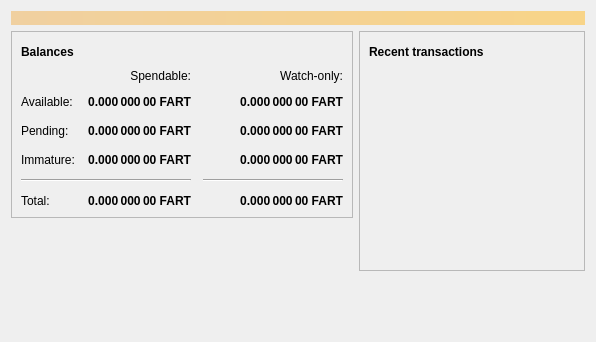
<?xml version="1.0" encoding="UTF-8"?>
<ui version="4.0">
 <class>OverviewPage</class>
 <widget class="QWidget" name="OverviewPage">
  <property name="geometry">
   <rect>
    <x>0</x>
    <y>0</y>
    <width>596</width>
    <height>342</height>
   </rect>
  </property>
  <property name="windowTitle">
   <string>Form</string>
  </property>
  <layout class="QVBoxLayout" name="topLayout">
   <item>
    <widget class="QLabel" name="labelAlerts">
     <property name="visible">
      <bool>false</bool>
     </property>
     <property name="styleSheet">
      <string notr="true">QLabel { background-color: qlineargradient(x1: 0, y1: 0, x2: 1, y2: 0, stop:0 #F0D0A0, stop:1 #F8D488); color:#000000; }</string>
     </property>
     <property name="wordWrap">
      <bool>true</bool>
     </property>
     <property name="margin">
      <number>3</number>
     </property>
     <property name="textInteractionFlags">
      <set>Qt::TextSelectableByMouse</set>
     </property>
    </widget>
   </item>
   <item>
    <layout class="QHBoxLayout" name="horizontalLayout" stretch="1,1">
     <item>
      <layout class="QVBoxLayout" name="verticalLayout_2">
       <item>
        <widget class="QFrame" name="frame">
         <property name="frameShape">
          <enum>QFrame::StyledPanel</enum>
         </property>
         <property name="frameShadow">
          <enum>QFrame::Raised</enum>
         </property>
         <layout class="QVBoxLayout" name="verticalLayout_4">
          <item>
           <layout class="QHBoxLayout" name="horizontalLayout_4">
            <item>
             <widget class="QLabel" name="label_5">
              <property name="font">
               <font>
                <weight>75</weight>
                <bold>true</bold>
               </font>
              </property>
              <property name="text">
               <string>Balances</string>
              </property>
             </widget>
            </item>
            <item>
             <widget class="QPushButton" name="labelWalletStatus">
              <property name="enabled">
               <bool>true</bool>
              </property>
              <property name="maximumSize">
               <size>
                <width>30</width>
                <height>16777215</height>
               </size>
              </property>
              <property name="toolTip">
               <string>The displayed information may be out of date. Your wallet automatically synchronizes with the Fartcoin network after a connection is established, but this process has not completed yet.</string>
              </property>
              <property name="text">
               <string/>
              </property>
              <property name="icon">
               <iconset resource="../bitcoin.qrc">
                <normaloff>:/icons/warning</normaloff>
                <disabledoff>:/icons/warning</disabledoff>:/icons/warning</iconset>
              </property>
              <property name="iconSize">
               <size>
                <width>24</width>
                <height>24</height>
               </size>
              </property>
              <property name="flat">
               <bool>true</bool>
              </property>
             </widget>
            </item>
            <item>
             <spacer name="horizontalSpacer_3">
              <property name="orientation">
               <enum>Qt::Horizontal</enum>
              </property>
              <property name="sizeHint" stdset="0">
               <size>
                <width>40</width>
                <height>20</height>
               </size>
              </property>
             </spacer>
            </item>
           </layout>
          </item>
          <item>
           <layout class="QGridLayout" name="gridLayout">
            <property name="spacing">
             <number>12</number>
            </property>
            <item row="2" column="2">
             <widget class="QLabel" name="labelWatchPending">
              <property name="font">
               <font>
                <weight>75</weight>
                <bold>true</bold>
               </font>
              </property>
              <property name="cursor">
               <cursorShape>IBeamCursor</cursorShape>
              </property>
              <property name="toolTip">
               <string>Unconfirmed transactions to watch-only addresses</string>
              </property>
              <property name="text">
               <string notr="true">0.000 000 00 FART</string>
              </property>
              <property name="alignment">
               <set>Qt::AlignRight|Qt::AlignTrailing|Qt::AlignVCenter</set>
              </property>
              <property name="textInteractionFlags">
               <set>Qt::LinksAccessibleByMouse|Qt::TextSelectableByKeyboard|Qt::TextSelectableByMouse</set>
              </property>
             </widget>
            </item>
            <item row="2" column="1">
             <widget class="QLabel" name="labelUnconfirmed">
              <property name="font">
               <font>
                <weight>75</weight>
                <bold>true</bold>
               </font>
              </property>
              <property name="cursor">
               <cursorShape>IBeamCursor</cursorShape>
              </property>
              <property name="toolTip">
               <string>Total of transactions that have yet to be confirmed, and do not yet count toward the spendable balance</string>
              </property>
              <property name="text">
               <string notr="true">0.000 000 00 FART</string>
              </property>
              <property name="alignment">
               <set>Qt::AlignRight|Qt::AlignTrailing|Qt::AlignVCenter</set>
              </property>
              <property name="textInteractionFlags">
               <set>Qt::LinksAccessibleByMouse|Qt::TextSelectableByKeyboard|Qt::TextSelectableByMouse</set>
              </property>
             </widget>
            </item>
            <item row="3" column="2">
             <widget class="QLabel" name="labelWatchImmature">
              <property name="font">
               <font>
                <weight>75</weight>
                <bold>true</bold>
               </font>
              </property>
              <property name="cursor">
               <cursorShape>IBeamCursor</cursorShape>
              </property>
              <property name="toolTip">
               <string>Mined balance in watch-only addresses that has not yet matured</string>
              </property>
              <property name="text">
               <string notr="true">0.000 000 00 FART</string>
              </property>
              <property name="alignment">
               <set>Qt::AlignRight|Qt::AlignTrailing|Qt::AlignVCenter</set>
              </property>
              <property name="textInteractionFlags">
               <set>Qt::LinksAccessibleByMouse|Qt::TextSelectableByKeyboard|Qt::TextSelectableByMouse</set>
              </property>
             </widget>
            </item>
            <item row="4" column="0" colspan="2">
             <widget class="Line" name="line">
              <property name="orientation">
               <enum>Qt::Horizontal</enum>
              </property>
             </widget>
            </item>
            <item row="4" column="2">
             <widget class="Line" name="lineWatchBalance">
              <property name="sizePolicy">
               <sizepolicy hsizetype="Preferred" vsizetype="Fixed">
                <horstretch>0</horstretch>
                <verstretch>0</verstretch>
               </sizepolicy>
              </property>
              <property name="minimumSize">
               <size>
                <width>140</width>
                <height>0</height>
               </size>
              </property>
              <property name="orientation">
               <enum>Qt::Horizontal</enum>
              </property>
             </widget>
            </item>
            <item row="5" column="0">
             <widget class="QLabel" name="labelTotalText">
              <property name="text">
               <string>Total:</string>
              </property>
             </widget>
            </item>
            <item row="3" column="1">
             <widget class="QLabel" name="labelImmature">
              <property name="font">
               <font>
                <weight>75</weight>
                <bold>true</bold>
               </font>
              </property>
              <property name="cursor">
               <cursorShape>IBeamCursor</cursorShape>
              </property>
              <property name="toolTip">
               <string>Mined balance that has not yet matured</string>
              </property>
              <property name="text">
               <string notr="true">0.000 000 00 FART</string>
              </property>
              <property name="alignment">
               <set>Qt::AlignRight|Qt::AlignTrailing|Qt::AlignVCenter</set>
              </property>
              <property name="textInteractionFlags">
               <set>Qt::LinksAccessibleByMouse|Qt::TextSelectableByKeyboard|Qt::TextSelectableByMouse</set>
              </property>
             </widget>
            </item>
            <item row="2" column="3">
             <spacer name="horizontalSpacer_2">
              <property name="orientation">
               <enum>Qt::Horizontal</enum>
              </property>
              <property name="sizeHint" stdset="0">
               <size>
                <width>40</width>
                <height>20</height>
               </size>
              </property>
             </spacer>
            </item>
            <item row="3" column="0">
             <widget class="QLabel" name="labelImmatureText">
              <property name="text">
               <string>Immature:</string>
              </property>
             </widget>
            </item>
            <item row="5" column="1">
             <widget class="QLabel" name="labelTotal">
              <property name="font">
               <font>
                <weight>75</weight>
                <bold>true</bold>
               </font>
              </property>
              <property name="cursor">
               <cursorShape>IBeamCursor</cursorShape>
              </property>
              <property name="toolTip">
               <string>Your current total balance</string>
              </property>
              <property name="text">
               <string notr="true">0.000 000 00 FART</string>
              </property>
              <property name="alignment">
               <set>Qt::AlignRight|Qt::AlignTrailing|Qt::AlignVCenter</set>
              </property>
              <property name="textInteractionFlags">
               <set>Qt::LinksAccessibleByMouse|Qt::TextSelectableByKeyboard|Qt::TextSelectableByMouse</set>
              </property>
             </widget>
            </item>
            <item row="5" column="2">
             <widget class="QLabel" name="labelWatchTotal">
              <property name="font">
               <font>
                <weight>75</weight>
                <bold>true</bold>
               </font>
              </property>
              <property name="cursor">
               <cursorShape>IBeamCursor</cursorShape>
              </property>
              <property name="toolTip">
               <string>Current total balance in watch-only addresses</string>
              </property>
              <property name="text">
               <string notr="true">0.000 000 00 FART</string>
              </property>
              <property name="alignment">
               <set>Qt::AlignRight|Qt::AlignTrailing|Qt::AlignVCenter</set>
              </property>
              <property name="textInteractionFlags">
               <set>Qt::LinksAccessibleByMouse|Qt::TextSelectableByKeyboard|Qt::TextSelectableByMouse</set>
              </property>
             </widget>
            </item>
            <item row="0" column="2">
             <widget class="QLabel" name="labelWatchonly">
              <property name="text">
               <string>Watch-only:</string>
              </property>
              <property name="alignment">
               <set>Qt::AlignRight|Qt::AlignTrailing|Qt::AlignVCenter</set>
              </property>
             </widget>
            </item>
            <item row="1" column="0">
             <widget class="QLabel" name="labelBalanceText">
              <property name="text">
               <string>Available:</string>
              </property>
             </widget>
            </item>
            <item row="1" column="1">
             <widget class="QLabel" name="labelBalance">
              <property name="font">
               <font>
                <weight>75</weight>
                <bold>true</bold>
               </font>
              </property>
              <property name="cursor">
               <cursorShape>IBeamCursor</cursorShape>
              </property>
              <property name="toolTip">
               <string>Your current spendable balance</string>
              </property>
              <property name="text">
               <string notr="true">0.000 000 00 FART</string>
              </property>
              <property name="alignment">
               <set>Qt::AlignRight|Qt::AlignTrailing|Qt::AlignVCenter</set>
              </property>
              <property name="textInteractionFlags">
               <set>Qt::LinksAccessibleByMouse|Qt::TextSelectableByKeyboard|Qt::TextSelectableByMouse</set>
              </property>
             </widget>
            </item>
            <item row="1" column="2">
             <widget class="QLabel" name="labelWatchAvailable">
              <property name="font">
               <font>
                <weight>75</weight>
                <bold>true</bold>
               </font>
              </property>
              <property name="cursor">
               <cursorShape>IBeamCursor</cursorShape>
              </property>
              <property name="toolTip">
               <string>Your current balance in watch-only addresses</string>
              </property>
              <property name="text">
               <string notr="true">0.000 000 00 FART</string>
              </property>
              <property name="alignment">
               <set>Qt::AlignRight|Qt::AlignTrailing|Qt::AlignVCenter</set>
              </property>
              <property name="textInteractionFlags">
               <set>Qt::LinksAccessibleByMouse|Qt::TextSelectableByKeyboard|Qt::TextSelectableByMouse</set>
              </property>
             </widget>
            </item>
            <item row="2" column="0">
             <widget class="QLabel" name="labelPendingText">
              <property name="text">
               <string>Pending:</string>
              </property>
             </widget>
            </item>
            <item row="0" column="1">
             <widget class="QLabel" name="labelSpendable">
              <property name="text">
               <string>Spendable:</string>
              </property>
              <property name="alignment">
               <set>Qt::AlignRight|Qt::AlignTrailing|Qt::AlignVCenter</set>
              </property>
             </widget>
            </item>
           </layout>
          </item>
         </layout>
        </widget>
       </item>
       <item>
        <spacer name="verticalSpacer">
         <property name="orientation">
          <enum>Qt::Vertical</enum>
         </property>
         <property name="sizeHint" stdset="0">
          <size>
           <width>20</width>
           <height>40</height>
          </size>
         </property>
        </spacer>
       </item>

       <item>
        <widget class="QLabel" name="label_wallet_bgcoin">
         <property name="text">
          <string/>
         </property>
         <property name="pixmap">
          <pixmap resource="../bitcoin.qrc">:/icons/wallet_bgcoin</pixmap>
         </property>
         <property name="scaledContents">
          <bool>false</bool>
         </property>
         <property name="alignment">
          <set>Qt::AlignCenter</set>
         </property>
         <property name="margin">
          <number>-2</number>
         </property>
        </widget>
       </item>
      </layout>
     </item>




     <item>
      <layout class="QVBoxLayout" name="verticalLayout_3">
       <item>
        <widget class="QFrame" name="frame_2">
         <property name="frameShape">
          <enum>QFrame::StyledPanel</enum>
         </property>
         <property name="frameShadow">
          <enum>QFrame::Raised</enum>
         </property>
         <layout class="QVBoxLayout" name="verticalLayout">
          <item>
           <layout class="QHBoxLayout" name="horizontalLayout_2">
            <item>
             <widget class="QLabel" name="label_4">
              <property name="font">
               <font>
                <weight>75</weight>
                <bold>true</bold>
               </font>
              </property>
              <property name="text">
               <string>Recent transactions</string>
              </property>
             </widget>
            </item>
            <item>
             <widget class="QPushButton" name="labelTransactionsStatus">
              <property name="enabled">
               <bool>true</bool>
              </property>
              <property name="maximumSize">
               <size>
                <width>30</width>
                <height>16777215</height>
               </size>
              </property>
              <property name="toolTip">
               <string>The displayed information may be out of date. Your wallet automatically synchronizes with the Fartcoin network after a connection is established, but this process has not completed yet.</string>
              </property>
              <property name="text">
               <string/>
              </property>
              <property name="icon">
               <iconset resource="../bitcoin.qrc">
                <normaloff>:/icons/warning</normaloff>
                <disabledoff>:/icons/warning</disabledoff>:/icons/warning</iconset>
              </property>
              <property name="iconSize">
               <size>
                <width>24</width>
                <height>24</height>
               </size>
              </property>
              <property name="flat">
               <bool>true</bool>
              </property>
             </widget>
            </item>
            <item>
             <spacer name="horizontalSpacer">
              <property name="orientation">
               <enum>Qt::Horizontal</enum>
              </property>
              <property name="sizeHint" stdset="0">
               <size>
                <width>40</width>
                <height>20</height>
               </size>
              </property>
             </spacer>
            </item>
           </layout>
          </item>
          <item>
           <widget class="QListView" name="listTransactions">
            <property name="styleSheet">
             <string notr="true">QListView { background: transparent; }</string>
            </property>
            <property name="frameShape">
             <enum>QFrame::NoFrame</enum>
            </property>
            <property name="verticalScrollBarPolicy">
             <enum>Qt::ScrollBarAlwaysOff</enum>
            </property>
            <property name="horizontalScrollBarPolicy">
             <enum>Qt::ScrollBarAlwaysOff</enum>
            </property>
            <property name="selectionMode">
             <enum>QAbstractItemView::NoSelection</enum>
            </property>
           </widget>
          </item>
         </layout>
        </widget>
       </item>
       <item>
        <spacer name="verticalSpacer_2">
         <property name="orientation">
          <enum>Qt::Vertical</enum>
         </property>
         <property name="sizeHint" stdset="0">
          <size>
           <width>20</width>
           <height>40</height>
          </size>
         </property>
        </spacer>
       </item>
      </layout>
     </item>
    </layout>
   </item>
  </layout>
 </widget>
 <resources/>
 <connections/>
</ui>
